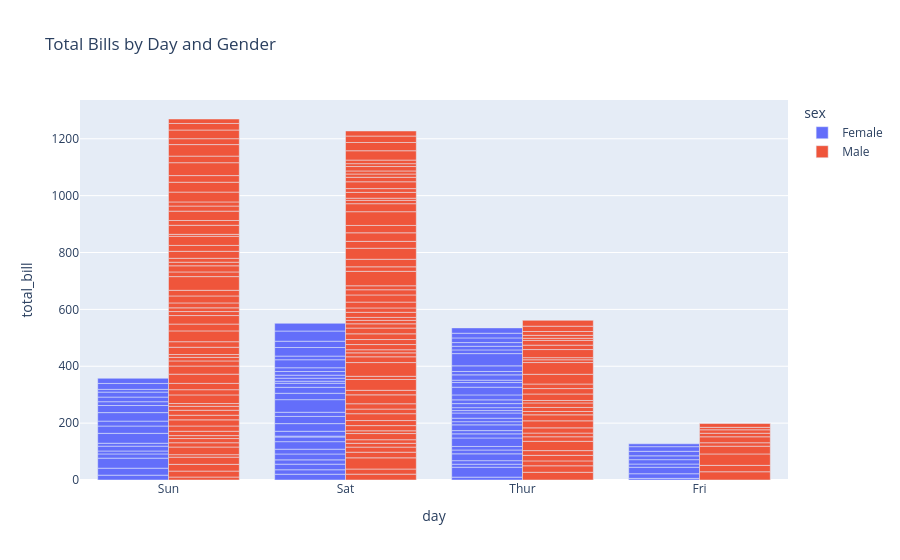
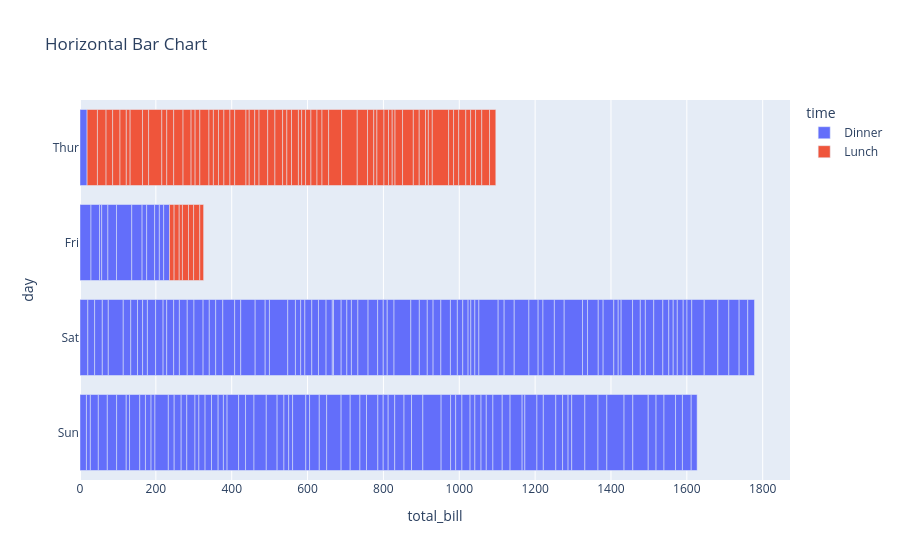

The code cell stored with these charts, in order, in its notebook:
### Markdown cell above
### 3.3 Interactive Bar Chart

**Syntax:**
- `px.bar(df, x='category', y='value')` - Create interactive bar chart

### Code cell
# Simple bar chart
data = px.data.tips()
fig = px.bar(data, x='day', y='total_bill', 
             color='sex',
             title='Total Bills by Day and Gender',
             barmode='group')  # 'group' for grouped, 'stack' for stacked
fig.show()

# Horizontal bar chart
fig = px.bar(data, y='day', x='total_bill', 
             orientation='h',
             color='time',
             title='Horizontal Bar Chart')
fig.show()

### Figure 1 — Plotly figure (JSON) as saved in the notebook; plotly's stock layout.template omitted (floating-point values rounded to 4 significant figures; data arrays with more than 128 entries replaced by an {"elided": "..."} marker saying what was removed)
{"data": [{"alignmentgroup": "True", "hovertemplate": "sex=Female<br>day=%{x}<br>total_bill=%{y}<extra></extra>", "legendgroup": "Female", "marker": {"color": "#636efa", "pattern": {"shape": ""}}, "name": "Female", "offsetgroup": "Female", "orientation": "v", "showlegend": true, "textposition": "auto", "type": "bar", "x": ["Sun", "Sun", "Sun", "Sun", "Sun", "Sun", "Sat", "Sat", "Sat", "Sat", "Sat", "Sat", "Sun", "Sun", "Sat", "Sat", "Sat", "Sat", "Sat", "Sat", "Sat", "Thur", "Thur", "Fri", "Fri", "Fri", "Fri", "Fri", "Sat", "Sat", "Sat", "Sat", "Sat", "Sun", "Sun", "Thur", "Thur", "Thur", "Thur", "Thur", "Thur", "Thur", "Thur", "Thur", "Thur", "Thur", "Thur", "Thur", "Thur", "Thur", "Thur", "Thur", "Thur", "Thur", "Thur", "Thur", "Thur", "Sun", "Sun", "Sun", "Sun", "Sun", "Sat", "Sat", "Sun", "Sun", "Sun", "Thur", "Thur", "Thur", "Thur", "Thur", "Thur", "Thur", "Sat", "Sat", "Sat", "Sat", "Sat", "Fri", "Fri", "Fri", "Fri", "Sat", "Sat", "Sat", "Thur"], "xaxis": "x", "y": [16.99, 24.59, 35.26, 14.83, 10.33, 16.97, 20.29, 15.77, 19.65, 15.06, 20.69, 16.93, 10.29, 34.81, 26.41, 16.45, 3.07, 17.07, 26.86, 25.28, 14.73, 10.07, 34.83, 5.75, 16.32, 22.75, 11.35, 15.38, 44.3, 22.42, 20.92, 14.31, 7.25, 25.71, 17.31, 10.65, 12.43, 24.08, 13.42, 12.48, 29.8, 14.52, 11.38, 20.27, 11.17, 12.26, 18.26, 8.51, 10.33, 14.15, 13.16, 17.47, 27.05, 16.43, 8.35, 18.64, 11.87, 29.85, 25.0, 13.39, 16.21, 17.51, 10.59, 10.63, 9.6, 20.9, 18.15, 19.81, 43.11, 13.0, 12.74, 13.0, 16.4, 16.47, 12.76, 13.27, 28.17, 12.9, 30.14, 13.42, 15.98, 16.27, 10.09, 22.12, 35.83, 27.18, 18.78], "yaxis": "y"}, {"alignmentgroup": "True", "hovertemplate": "sex=Male<br>day=%{x}<br>total_bill=%{y}<extra></extra>", "legendgroup": "Male", "marker": {"color": "#EF553B", "pattern": {"shape": ""}}, "name": "Male", "offsetgroup": "Male", "orientation": "v", "showlegend": true, "textposition": "auto", "type": "bar", "x": {"elided": "157 str values"}, "xaxis": "x", "y": {"elided": "157 float values"}, "yaxis": "y"}], "layout": {"barmode": "group", "legend": {"title": {"text": "sex"}, "tracegroupgap": 0}, "title": {"text": "Total Bills by Day and Gender"}, "xaxis": {"anchor": "y", "domain": [0, 1], "title": {"text": "day"}}, "yaxis": {"anchor": "x", "domain": [0, 1], "title": {"text": "total_bill"}}}}

### Figure 2 — Plotly figure (JSON) as saved in the notebook; plotly's stock layout.template omitted (floating-point values rounded to 4 significant figures; data arrays with more than 128 entries replaced by an {"elided": "..."} marker saying what was removed)
{"data": [{"hovertemplate": "time=Dinner<br>total_bill=%{x}<br>day=%{y}<extra></extra>", "legendgroup": "Dinner", "marker": {"color": "#636efa", "pattern": {"shape": ""}}, "name": "Dinner", "orientation": "h", "showlegend": true, "textposition": "auto", "type": "bar", "x": {"elided": "176 float values"}, "xaxis": "x", "y": {"elided": "176 str values"}, "yaxis": "y"}, {"hovertemplate": "time=Lunch<br>total_bill=%{x}<br>day=%{y}<extra></extra>", "legendgroup": "Lunch", "marker": {"color": "#EF553B", "pattern": {"shape": ""}}, "name": "Lunch", "orientation": "h", "showlegend": true, "textposition": "auto", "type": "bar", "x": [27.2, 22.76, 17.29, 19.44, 16.66, 10.07, 32.68, 15.98, 34.83, 13.03, 18.28, 24.71, 21.16, 10.65, 12.43, 24.08, 11.69, 13.42, 14.26, 15.95, 12.48, 29.8, 8.52, 14.52, 11.38, 22.82, 19.08, 20.27, 11.17, 12.26, 18.26, 8.51, 10.33, 14.15, 16.0, 13.16, 17.47, 34.3, 41.19, 27.05, 16.43, 8.35, 18.64, 11.87, 9.78, 7.51, 19.81, 28.44, 15.48, 16.58, 7.56, 10.34, 43.11, 13.0, 13.51, 18.71, 12.74, 13.0, 16.4, 20.53, 16.47, 12.16, 13.42, 8.58, 15.98, 13.42, 16.27, 10.09], "xaxis": "x", "y": ["Thur", "Thur", "Thur", "Thur", "Thur", "Thur", "Thur", "Thur", "Thur", "Thur", "Thur", "Thur", "Thur", "Thur", "Thur", "Thur", "Thur", "Thur", "Thur", "Thur", "Thur", "Thur", "Thur", "Thur", "Thur", "Thur", "Thur", "Thur", "Thur", "Thur", "Thur", "Thur", "Thur", "Thur", "Thur", "Thur", "Thur", "Thur", "Thur", "Thur", "Thur", "Thur", "Thur", "Thur", "Thur", "Thur", "Thur", "Thur", "Thur", "Thur", "Thur", "Thur", "Thur", "Thur", "Thur", "Thur", "Thur", "Thur", "Thur", "Thur", "Thur", "Fri", "Fri", "Fri", "Fri", "Fri", "Fri", "Fri"], "yaxis": "y"}], "layout": {"barmode": "relative", "legend": {"title": {"text": "time"}, "tracegroupgap": 0}, "title": {"text": "Horizontal Bar Chart"}, "xaxis": {"anchor": "y", "domain": [0, 1], "title": {"text": "total_bill"}}, "yaxis": {"anchor": "x", "domain": [0, 1], "title": {"text": "day"}}}}
